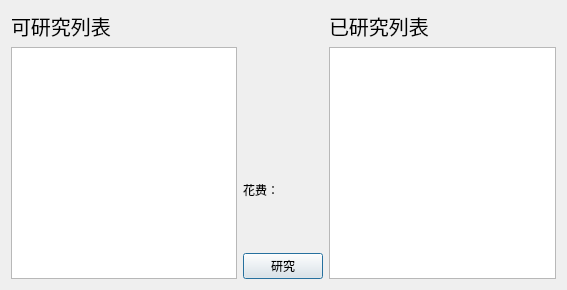
<?xml version="1.0" encoding="UTF-8"?>
<ui version="4.0">
 <class>StudyWidget</class>
 <widget class="QDialog" name="StudyWidget">
  <property name="geometry">
   <rect>
    <x>0</x>
    <y>0</y>
    <width>567</width>
    <height>290</height>
   </rect>
  </property>
  <property name="windowTitle">
   <string>Dialog</string>
  </property>
  <layout class="QGridLayout" name="gridLayout">
   <item row="0" column="0" rowspan="3">
    <layout class="QVBoxLayout" name="verticalLayout_2">
     <item>
      <widget class="QLabel" name="label">
       <property name="font">
        <font>
         <pointsize>15</pointsize>
        </font>
       </property>
       <property name="text">
        <string>可研究列表</string>
       </property>
      </widget>
     </item>
     <item>
      <widget class="QListWidget" name="CanStudyList"/>
     </item>
    </layout>
   </item>
   <item row="0" column="1">
    <widget class="QLabel" name="Des">
     <property name="text">
      <string/>
     </property>
    </widget>
   </item>
   <item row="0" column="2" rowspan="3">
    <layout class="QVBoxLayout" name="verticalLayout_3">
     <item>
      <widget class="QLabel" name="label_2">
       <property name="font">
        <font>
         <pointsize>15</pointsize>
        </font>
       </property>
       <property name="text">
        <string>已研究列表</string>
       </property>
      </widget>
     </item>
     <item>
      <widget class="QListWidget" name="StudiedList"/>
     </item>
    </layout>
   </item>
   <item row="1" column="1">
    <layout class="QHBoxLayout" name="horizontalLayout">
     <item>
      <widget class="QLabel" name="label_6">
       <property name="text">
        <string>花费：</string>
       </property>
      </widget>
     </item>
     <item>
      <widget class="QLabel" name="Cost">
       <property name="text">
        <string/>
       </property>
      </widget>
     </item>
    </layout>
   </item>
   <item row="2" column="1">
    <widget class="QPushButton" name="StudyButton">
     <property name="text">
      <string>研究</string>
     </property>
    </widget>
   </item>
  </layout>
 </widget>
 <resources/>
 <connections/>
</ui>
